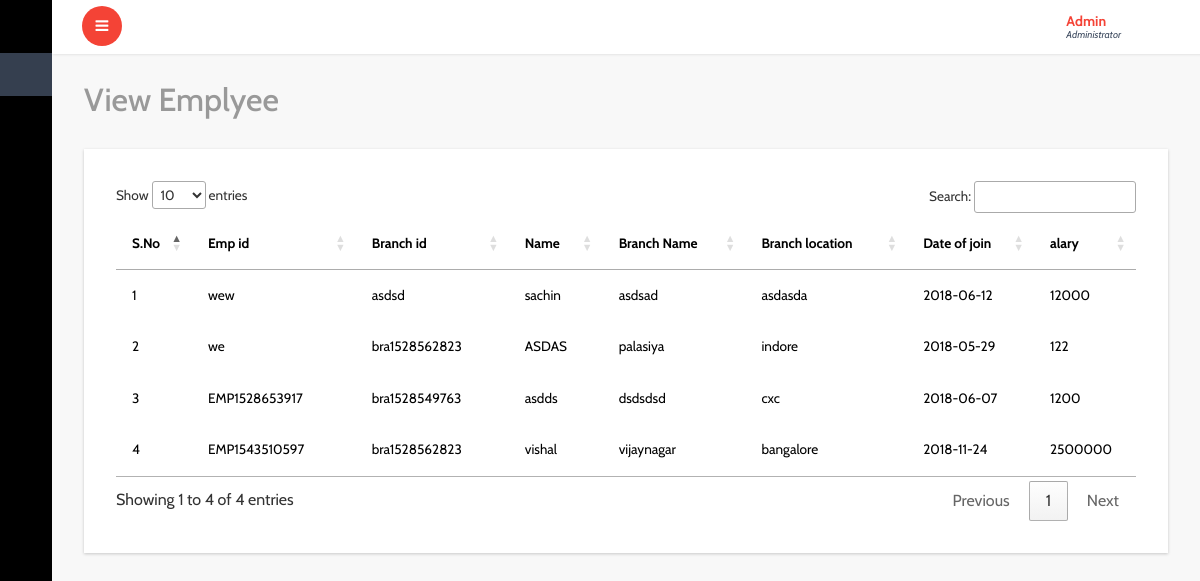
Page /admin/view_emplyee.php on the committed database.
### tables this page shows
CREATE TABLE `emplyee` (
  `id` int(11) NOT NULL,
  `name` text NOT NULL,
  `role` text NOT NULL,
  `branchid` text NOT NULL,
  `branch_name` text NOT NULL,
  `branch_location` text NOT NULL,
  `dateofjoin` date NOT NULL,
  `salary` int(100) NOT NULL,
  `Empid` text NOT NULL
);

### admin/view_emplyee.php (the view, shortened to what this page needs)
<?php
include('header.php');
include('sidebar.php');
include('../connection.php');
?>
<link rel="stylesheet" href="http://cdn.datatables.net/1.10.2/css/jquery.dataTables.min.css"></style>
<div id="page-wrapper">
  <div class="graphs">
    <h3 class="blank1">View Emplyee</h3>
    <div class="xs tabls">
      <div class="bs-example4" data-example-id="contextual-table">
        <table class="table table-hover" id="example" class="display" width="100%" cellspacing="0">
          <thead>
            <tr>
            <th>S.No</th>
            <th>Emp id</th>
              <th>Branch id</th>
              <th>Name</th>
              <th>Branch Name</th>
              <th>Branch location</th>
              <th>Date of join</th>
              <th><S></S>alary</th>
            </tr>
          </thead>
          <tbody>
          <?php
            $sql="Select * from emplyee";
            $res=mysqli_query($conn,$sql);
            $i=1;
            while($ros=mysqli_fetch_array($res))
            {
              ?>
          <tr>
            <td><?php echo $i++;?></td>
             <td><?php echo $ros['Empid'];?></td>
            <td><?php echo $ros['branchid'];?></td>
            <td><?php echo $ros['name'];?></td>
            <td><?php echo $ros['branch_name'];?></td>
            <td><?php echo $ros['branch_location'];?></td>
            <td><?php echo $ros['dateofjoin'];?></td>
            <td><?php echo $ros['salary'];?></td>
          </tr>
          <?php
        }
        ?>
          </tbody>
        </table>
      </div>
    </div>
  </div>
</div>
<?php
include('footer.php');
?>

### rows in the picture
emplyee: Empid "wew", branchid "asdsd", name "sachin", branch_name "asdsad", branch_location "asdasda", dateofjoin "2018-06-12", salary "12000"
emplyee: Empid "we", branchid "bra1528562823", name "ASDAS", branch_name "palasiya", branch_location "indore", dateofjoin "2018-05-29", salary "122"
emplyee: Empid "EMP1528653917", branchid "bra1528549763", name "asdds", branch_name "dsdsdsd", branch_location "cxc", dateofjoin "2018-06-07", salary "1200"
emplyee: Empid "EMP1543510597", branchid "bra1528562823", name "vishal", branch_name "vijaynagar", branch_location "bangalore", dateofjoin "2018-11-24", salary "2500000"
